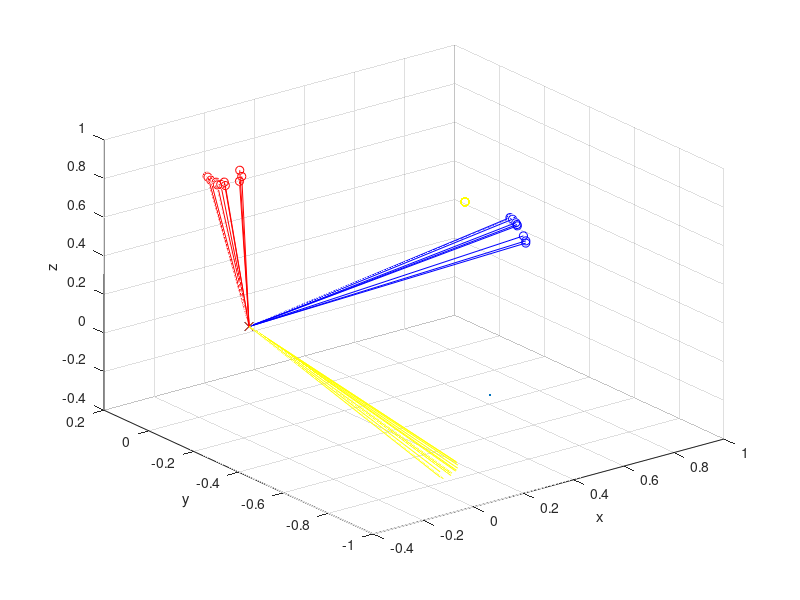

Source code (MATLAB):
% Created by: Anthony Le
% Last updated: 01.15.2018

% KIN 523: Homework 1 - Vector Math and Describing Human Motion
% Due: 01.18.2018 by 7PM
%% Problem 2
close all;
clear;

% load parameters
load('hand.mat');

% global XYZ positions of the three markers, in mm
MH3 = [MH3X, MH3Y, MH3Z];
MH5 = [MH5X, MH5Y, MH5Z];
WRI = [WRIX, WRIY, WRIZ];

% wrist joint center position in local hand xyz
% from problem 1c
WJC_xyz = [-8.13912848115047; 20.8543822348700; -7.80059800074728];

% u vector from WRI to MH3 markers
U = MH3 - WRI; % x-axis
norm_U = vecnorm(U, 2, 2); % magnitude of u

% v vector from WRI to MH5 markers
V = MH5 - WRI; % vector b/w WRI and MH5
norm_V = vecnorm(V, 2, 2); % magnitude of v

% w vector perpendicular to the v and u vectors
W = cross(U, V, 2); % y-axis
norm_W = vecnorm(W, 2, 2); % magnitude of w

% unit vectors of hand xyz coordinate system
I = U ./ norm_U; % unit vector in x
J = W ./ norm_W; % unit vector in y
K = cross(I, J, 2); % unit vector in z

% cat vectors for data processing ahead
HAND_MARKS = [MH3, MH5, WRI];
UNIT_VECS = [I, J, K];

% table for problem 2a
table_2a = [Time, UNIT_VECS];

% transpose of unit vectors
tp_I = transpose(I);
tp_J = transpose(J);
tp_K = transpose(K);

% reshape matrix of unit vectors
UNIT_VECS_stacked = cat(3, I, J, K);
UNIT_VECS_rs = permute(UNIT_VECS_stacked, [2, 3, 1]);
UNIT_VECS_rs2 = permute(UNIT_VECS_stacked, [3, 2, 1]);

% global XYZ origin
XYZ = [0, 0, 0];
X = [1, 0, 0];
Y = [0, 1, 0];
Z = [0, 0, 1];

% conversion of wrist joint center position in global XYZ
WJC_XYZ = (transpose([I(1, :); J(1, :); K(1, :)]) * WJC_xyz) + transpose(WRI(1, :));
WJC_XYZ = transpose(WJC_XYZ);

% table for problem 2c
table_2c = [Time(1,:) , WJC_XYZ];

% unit vector for hand's anterior axis in global XYZ
e_XYZ = [0; 0; -1];

e_ijk = [0.129213880302701; 0.910385524181768; -0.393067386713025];

% create empty array
E = [];

% global XYZ components of e in the global XYZ coordinate system
for rows = 1:size(UNIT_VECS_rs, 3)
    e_IJK = UNIT_VECS_rs(:, :, rows) * e_ijk;
    E = cat(2, E, e_IJK);
end
E = transpose(E);

% table for problem 2b
table_2b = [Time, E];

origin = zeros(61, 1); % zeros for plotting origin below

% plotting
for i = 50:61
    scatter3(I(i, 1), I(i, 2), I(i, 3), 'b');
    hold on;
    plot3([origin(i, 1), I(i, 1)], [origin(i, 1), I(i, 2)], [origin(i, 1), I(i, 3)], 'b');
    scatter3(I(1,1), I(1, 2),I(1,3), '.g');
    scatter3(0, 0, 0, 'xk');
    scatter3(J(i, 1), J(i, 2), J(i, 3), 'r');
    plot3([origin(i, 1), J(i, 1)], [origin(i, 1), J(i, 2)], [origin(i, 1), J(i, 3)], 'r');
    scatter3(K(1, 1), K(1, 2), K(1, 3), 'y');
    plot3([origin(i, 1), K(i, 1)], [origin(i, 1), K(i, 2)], [origin(i, 1), K(i, 3)], 'y');
    xlabel('x'); ylabel('y'); zlabel('z');
end
